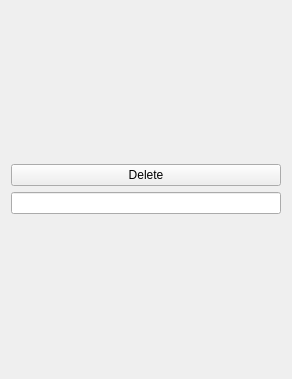
<?xml version="1.0" encoding="UTF-8"?>
<ui version="4.0">
 <class>DataItem</class>
 <widget class="QWidget" name="DataItem">
  <property name="geometry">
   <rect>
    <x>0</x>
    <y>0</y>
    <width>292</width>
    <height>379</height>
   </rect>
  </property>
  <property name="windowTitle">
   <string>DataItem</string>
  </property>
  <layout class="QGridLayout" name="gridLayout">
   <item row="0" column="0">
    <layout class="QVBoxLayout" name="vbContain" stretch="0,1,0">
     <item>
      <layout class="QHBoxLayout" name="hbControl">
       <item>
        <widget class="QPushButton" name="btnMarkDel">
         <property name="text">
          <string>Delete</string>
         </property>
        </widget>
       </item>
      </layout>
     </item>
     <item>
      <layout class="QGridLayout" name="gridPicture"/>
     </item>
     <item>
      <widget class="QLineEdit" name="lnData"/>
     </item>
    </layout>
   </item>
  </layout>
 </widget>
 <resources/>
 <connections/>
</ui>
